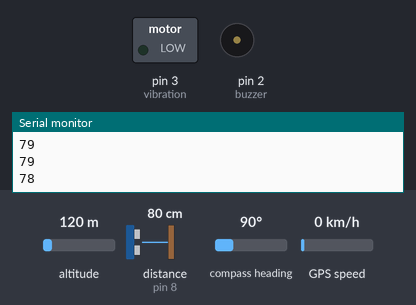
Simulated run of this sketch. Board: Arduino Uno, built with avr-gcc and run on an emulated ATmega328P. On the bench: switched loads named in the sketch (green lamp = pin HIGH), buzzer (waves = sounding), the last lines printed to the serial monitor. Wiring (inferred from the names in the program): ultrasonic range finder: trigger pin 7; echo pin 8. The test bench sets the inputs (shaded band); at power-on: distance to the obstacle (sensor on pin 8) 80 cm, altitude 120 m, compass heading 90°, GPS speed 0 km/h. The echo pulse lasts 58.3 µs per cm; the GPS gets a fix after 3 s at 37.7749, -122.4194 with 8 satellites; pins used as bus, display or sensor lines are not drawn.

Above: at 1.2 s.
1.3 s: distance to the obstacle (sensor on pin 8) set to 54 cm
6.5 s: distance to the obstacle (sensor on pin 8) set to 46 cm
At 9.9 s:
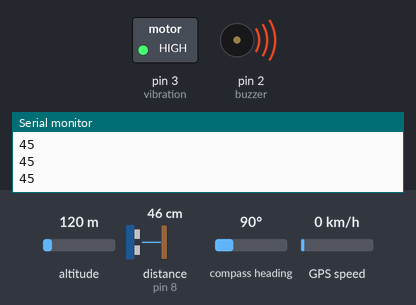
10.0 s: distance to the obstacle (sensor on pin 8) set to 60 cm
At 11.0 s:
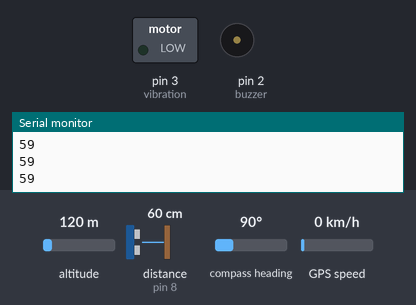
11.9 s: distance to the obstacle (sensor on pin 8) set to 2 cm
At 15.3 s:
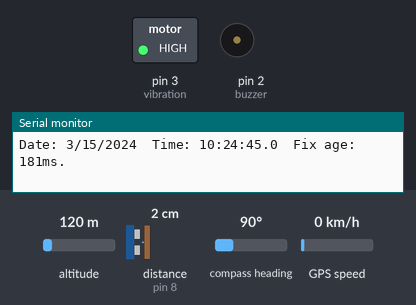
Timing chart, 0 to 16.4 s (numbered marks = the images above; inputs shaded):
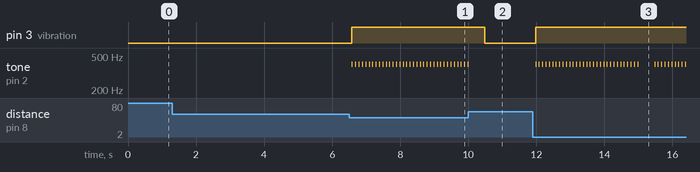

The sketch:

dsd_smart+cane.ino
```cpp
#include <SoftwareSerial.h>
#include <TinyGPS.h>

const int trig = 7;
const int echo = 8;
const int buzzer = 2;
const int vibration = 3;

SoftwareSerial mySerial(0, 1); // RX, TX
TinyGPS gps;

unsigned long previousMillis = 0;
const long interval = 5000; // Interval to read GPS data (5 seconds)
unsigned long ultrasonicPreviousMillis = 0;
const long ultrasonicInterval = 100; // Interval to read ultrasonic sensor (100 milliseconds)

void gpsdump(TinyGPS &gps);
void printFloat(double f, int digits = 2);

void setup() {
  pinMode(trig, OUTPUT);
  pinMode(echo, INPUT);
  pinMode(vibration, OUTPUT);
  Serial.begin(9600);
  mySerial.begin(9600);
}

void loop() {
  unsigned long currentMillis = millis();

  // Read ultrasonic sensor
  if (currentMillis - ultrasonicPreviousMillis >= ultrasonicInterval) {
    ultrasonicPreviousMillis = currentMillis;

    digitalWrite(trig, LOW);
    delayMicroseconds(2);
    digitalWrite(trig, HIGH);
    delayMicroseconds(10);
    digitalWrite(trig, LOW);

    int duration = pulseIn(echo, HIGH);
    int distance = duration * 0.034 / 2;

    Serial.println(distance);

    if (distance < 50) {
      tone(buzzer, 400, 25);
      digitalWrite(vibration, HIGH);
    } else {
      tone(buzzer, 0, 25);
      digitalWrite(vibration, LOW);
    }
  }

  // Read GPS data
  if (currentMillis - previousMillis >= interval) {
    previousMillis = currentMillis;

    bool newdata = false;
    while (mySerial.available()) {
      char c = mySerial.read();
      if (gps.encode(c)) {
        newdata = true;
      }
    }

    if (newdata) {
      Serial.println("Acquired Data");
      Serial.println("-------------");
      gpsdump(gps);
      Serial.println("-------------");
      Serial.println();
    }
  }
}

void gpsdump(TinyGPS &gps) {
  long lat, lon;
  float flat, flon;
  unsigned long age, date, time, chars;
  int year;
  byte month, day, hour, minute, second, hundredths;
  unsigned short sentences, failed;

  gps.get_position(&lat, &lon, &age);
  Serial.print("Lat/Long(10^-5 deg): "); Serial.print(lat); Serial.print(", "); Serial.print(lon);
  Serial.print(" Fix age: "); Serial.print(age); Serial.println("ms.");

  // On Arduino, GPS characters may be lost during lengthy Serial.print()
  // On Teensy, Serial prints to USB, which has large output buffering and
  //   runs very fast, so it's not necessary to worry about missing 4800
  //   baud GPS characters.

  gps.f_get_position(&flat, &flon, &age);
  Serial.print("Lat/Long(float): "); printFloat(flat, 5); Serial.print(", "); printFloat(flon, 5);
  Serial.print(" Fix age: "); Serial.print(age); Serial.println("ms.");

  gps.get_datetime(&date, &time, &age);
  Serial.print("Date(ddmmyy): "); Serial.print(date); Serial.print(" Time(hhmmsscc): ");
    Serial.print(time);
  Serial.print(" Fix age: "); Serial.print(age); Serial.println("ms.");

  gps.crack_datetime(&year, &month, &day, &hour, &minute, &second, &hundredths, &age);
  Serial.print("Date: "); Serial.print(static_cast<int>(month)); Serial.print("/");
    Serial.print(static_cast<int>(day)); Serial.print("/"); Serial.print(year);
  Serial.print("  Time: "); Serial.print(static_cast<int>(hour)); Serial.print(":");
    Serial.print(static_cast<int>(minute)); Serial.print(":"); Serial.print(static_cast<int>(second));
    Serial.print("."); Serial.print(static_cast<int>(hundredths));
  Serial.print("  Fix age: ");  Serial.print(age); Serial.println("ms.");

  Serial.print("Alt(cm): "); Serial.print(gps.altitude()); Serial.print(" Course(10^-2 deg): ");
    Serial.print(gps.course()); Serial.print(" Speed(10^-2 knots): "); Serial.println(gps.speed());
  Serial.print("Alt(float): "); printFloat(gps.f_altitude()); Serial.print(" Course(float): ");
    printFloat(gps.f_course()); Serial.println();
  Serial.print("Speed(knots): "); printFloat(gps.f_speed_knots()); Serial.print(" (mph): ");
    printFloat(gps.f_speed_mph());
  Serial.print(" (mps): "); printFloat(gps.f_speed_mps()); Serial.print(" (kmph): ");
    printFloat(gps.f_speed_kmph()); Serial.println();

  gps.stats(&chars, &sentences, &failed);
  Serial.print("Stats: characters: "); Serial.print(chars); Serial.print(" sentences: ");
    Serial.print(sentences); Serial.print(" failed checksum: "); Serial.println(failed);
}

void printFloat(double number, int digits) {
  // Handle negative numbers
  if (number < 0.0) {
     Serial.print('-');
     number = -number;
  }

  // Round correctly so that print(1.999, 2) prints as "2.00"
  double rounding = 0.5;
  for (uint8_t i=0; i<digits; ++i)
    rounding /= 10.0;

  number += rounding;

  // Extract the integer part of the number and print it
  unsigned long int_part = (unsigned long)number;
  double remainder = number - (double)int_part;
  Serial.print(int_part);

  // Print the decimal point, but only if there are digits beyond
  if (digits > 0)
    Serial.print(".");

  // Extract digits from the remainder one at a time
  while (digits-- > 0) {
    remainder *= 10.0;
    int toPrint = int(remainder);
    Serial.print(toPrint);
    remainder -= toPrint;
  }
}
```

Measured:
- the behaviour switches between 51 and 50 cm on distance to the obstacle (sensor on pin 8) (found by bisection; images 0 and 1)
- after the input at 6.5 s, pin 3 (vibration): LOW → HIGH after 0.08 s; tone on pin 2 (buzzer): alternates 400 Hz for 0.03 s and silent for 0.08 s, starting after 0.08 s
- after the input at 10.0 s, pin 3 (vibration): HIGH → LOW after 0.48 s; tone on pin 2 (buzzer): goes on until 10.0 s, then stays silent
- after the input at 11.9 s, pin 3 (vibration): LOW → HIGH after 0.08 s; tone on pin 2 (buzzer): goes 30 × (400 Hz 0.03 s, silent 0.07 s), 400 Hz 0.03 s, silent 0.48 s, 9 × (400 Hz 0.03 s, silent 0.07 s), then 400 Hz, starting after 0.08 s
